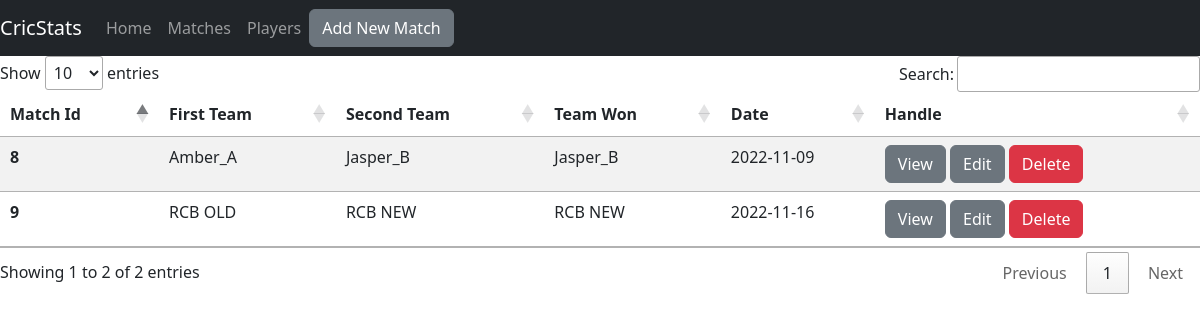
The page /show_match.php on the database its author committed.
### tables this page shows
CREATE TABLE `matches` (
  `Match_Id` int(11) NOT NULL,
  `TeamA_Id` int(11) NOT NULL,
  `TeamB_Id` int(11) NOT NULL,
  `Team_Won` int(11) NOT NULL,
  `Held_On` date DEFAULT NULL
);

CREATE TABLE `team` (
  `Team_Id` int(11) NOT NULL,
  `Team_Name` varchar(255) NOT NULL,
  `Info_Id1` int(11) NOT NULL,
  `Info_Id2` int(11) NOT NULL,
  `Info_Id3` int(11) NOT NULL,
  `Info_Id4` int(11) NOT NULL,
  `Info_Id5` int(11) NOT NULL,
  `Info_Id6` int(11) NOT NULL,
  `Info_Id7` int(11) NOT NULL,
  `Info_Id8` int(11) NOT NULL,
  `Info_Id9` int(11) NOT NULL,
  `Info_Id10` int(11) NOT NULL,
  `Info_Id11` int(11) NOT NULL
);

### show_match.php (the view, shortened to what this page needs)
<?php
include("dbcon.php");
    $query = "select * from matches";
    $match_result = mysqli_query($con, $query);
?>
<!doctype html>
<html lang="en">
  <head>
    <link href="https://cdn.jsdelivr.net/npm/bootstrap@5.2.2/dist/css/bootstrap.min.css" rel="stylesheet">
    <link href="//cdn.datatables.net/1.12.1/css/jquery.dataTables.min.css" rel="stylesheet">
</head>
  <body>
  <nav class="navbar static-top navbar-expand-lg navbar-dark bg-dark">
  <a class="navbar-brand">CricStats</a>
  <div class="collapse navbar-collapse" id="navbarTogglerDemo02">
    <ul class="nav navbar-nav navbar-right">
      <li class="nav-item">
        <a class="nav-link" href="index.php">Home</a>
      </li>
      <li class="nav-item active">
        <a class="nav-link" href="show_match.php">Matches</a>
      </li>
      <li class="nav-item">
        <a class="nav-link" href="show_player.php" href="#">Players</a>
      </li>
    </ul>
    <ul class="nav navbar-nav">
      <li><a class='btn btn-secondary' href='add_match.php'> Add New Match</a>
    </ul>
  </div>
</nav>
  <table class="table table-striped table-borderred" id="myTable">
  <thead>
    <tr>
      <th scope="col">Match Id</th>
      <th scope="col">First Team</th>
      <th scope="col">Second Team</th>
      <th scope="col">Team Won</th>
      <th scope="col">Date</th>
      <th scope="col">Handle</th>
    </tr>
  </thead>
  <tbody>
   <?php
   while($row=mysqli_fetch_assoc($match_result)){
    $query = "select * from team where Team_Id = " .$row['TeamA_Id']."";
    $team_result = mysqli_fetch_assoc(mysqli_query($con, $query));
    $TeamA_name = $team_result['Team_Name'];
    $query = "select * from team where Team_Id = " .$row['TeamB_Id']."";
    $team_result = mysqli_fetch_assoc(mysqli_query($con, $query));
    $TeamB_name = $team_result['Team_Name'];
    $Team_Won = ($row['TeamA_Id'] == $row['Team_Won'])? $TeamA_name : $TeamB_name;
    $Held_On = $row['Held_On'];
    echo"<tr>
    <th scope='row'>".$row['Match_Id']."</th>
    <td>".$TeamA_name."</td>
    <td>".$TeamB_name."</td>
    <td>".$Team_Won."</td>
    <td>".$Held_On."</td>
    <td>
    <a class='btn btn-secondary' href='view_match.php?id=" .$row['Match_Id']."'> View</a>
    <a class='btn btn-secondary' href='modify_match.php?id=" .$row['Match_Id']."'> Edit</a>
    <a class='btn btn-danger' href='delete_match.php?id=" .$row['Match_Id']."'> Delete</a>
    </td>
  </tr>";
   }
   ?>
  </tbody>
</table>
  </body>
</html>

### rows shown on the page
matches: Match_Id "8", TeamA_Id.Team_Name "Amber_A", TeamB_Id.Team_Name "Jasper_B", Team_Won "Jasper_B", Held_On "2022-11-09"
matches: Match_Id "9", TeamA_Id.Team_Name "RCB OLD", TeamB_Id.Team_Name "RCB NEW", Team_Won "RCB NEW", Held_On "2022-11-16"
